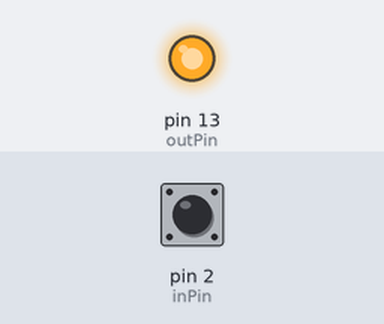
A sketch run on a simulated Arduino Uno, built with avr-gcc and run on an emulated ATmega328P. Shown: output pins drawn as LEDs (lit = HIGH). Inputs (shaded band) come from the test bench; at power-on: pin 2 (inPin) HIGH.

Above: at 1.2 s.
1.3 s: pin 2 (inPin) pulled LOW for 0.15 s
At 1.42 s:
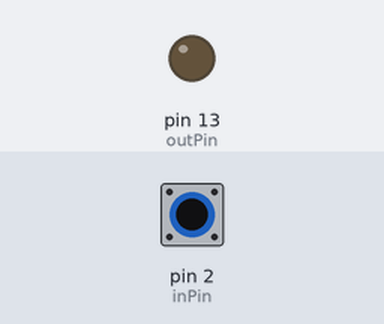
2.9 s: pin 2 (inPin) pulled LOW for 3.2 s
At 7.1 s:
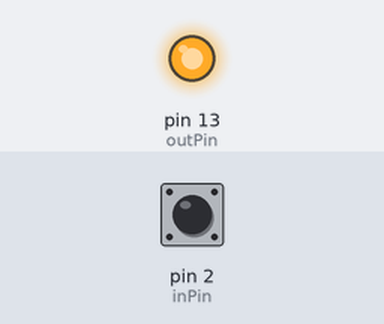
Timing chart, 0 to 8.6 s (numbered marks = the images above; inputs shaded):
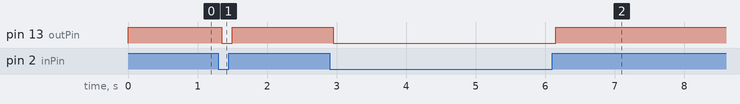

The sketch:

tilt_ball_switch.ino
```cpp
int inPin = 2; // the number of the input pin
int outPin = 13; // the number of the output pin

int LEDstate = HIGH; // the current state of the output pin
int reading; // the current reading from the input pin
int previous = LOW; // the previous reading from the input pin

// the follow variables are long's because the time, measured in milliseconds,
// will quickly become a bigger number than can be stored in an int.
long time = 0; // the last time the output pin was toggled
long debounce = 50; // the debounce time, increase if the output flickers

void setup()
{
pinMode(inPin, INPUT);
digitalWrite(inPin, HIGH); // turn on the built in pull-up resistor
pinMode(outPin, OUTPUT);
}

void loop()
{
int switchstate;

reading = digitalRead(inPin);

// If the switch changed, due to bounce or pressing...
if (reading != previous) {
// reset the debouncing timer
time = millis();
}

if ((millis() - time) > debounce) {
// whatever the switch is at, its been there for a long time
// so lets settle on it!
switchstate = reading;

// Now invert the output on the pin13 LED
if (switchstate == HIGH)
LEDstate = HIGH;
else
LEDstate = LOW;
}
digitalWrite(outPin, LEDstate);

// Save the last reading so we keep a running tally
previous = reading;
}
```

Measured:
- after the input at 1.3 s, pin 13 (outPin): HIGH → LOW after 0.05 s, → HIGH 0.15 s later
- after the input at 2.9 s, pin 13 (outPin): HIGH → LOW after 0.05 s, → HIGH 3.2 s later
